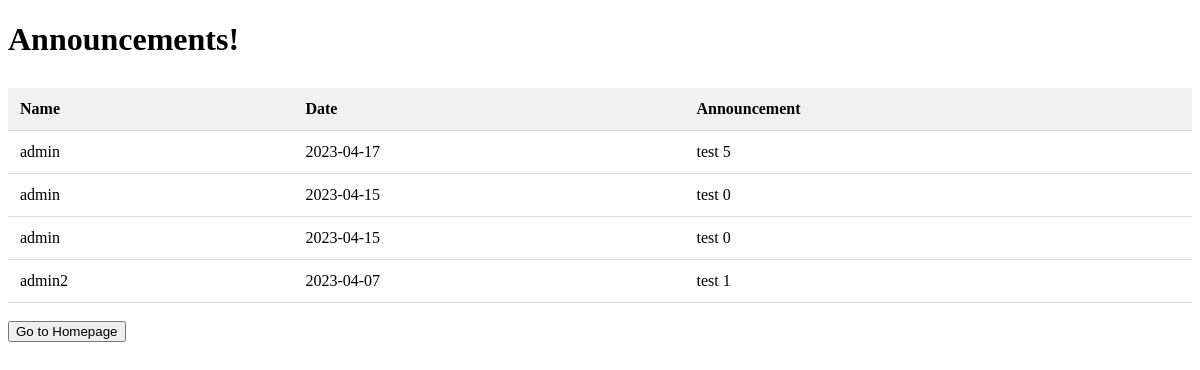
/project/sHomepage/ann.php, run on the app's committed database.
### tables this page shows
CREATE TABLE `announcement` (
  `aid` int(11) NOT NULL,
  `name` text NOT NULL,
  `date` date NOT NULL,
  `msg` text NOT NULL
);

### project/sHomepage/ann.php (the view, shortened to what this page needs)
<!DOCTYPE html>
<html lang="en">
<head>
</head>
<body>
    <?php
    include 'database.php';
    echo "<h1>Announcements!<br></h1>";
    echo "
<table style='width:100%'>
<tr>
  <th>Name</th>
  <th>Date</th>
  <th>Announcement</th>
</tr>
";
    $query = "select * from announcement order by date desc";
    $result = mysqli_query($connect, $query);
    while ($row = mysqli_fetch_array($result, MYSQLI_ASSOC)) {
        echo "
            <tr>
            <td>$row[name]</td>
            <td>$row[date]</td>
            <td>$row[msg]</td>
            </tr>
    ";
    }
    echo "</table>";
    echo "<br>";
    echo "<button onclick=location.href='http://localhost/project/sHomepage/' type='button'>Go to Homepage</button>";
    ?>
</body>
</html>

### project/sHomepage/ann.php (style rules this page uses)
table { border-collapse: collapse; width: 100%; margin-top: 30px; }
th, td { padding: 12px; text-align: left; border-bottom: 1px solid #ddd; transition: all 0.3s ease; }
th { background-color: #f1f1f1; font-weight: bold; }

### data on the page
announcement: name "admin", date "2023-04-17", msg "test 5"
announcement: name "admin", date "2023-04-15", msg "test 0"
announcement: name "admin", date "2023-04-15", msg "test 0"
announcement: name "admin2", date "2023-04-07", msg "test 1"
